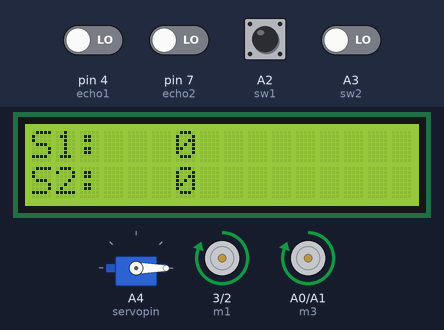
Recording of a sketch running on a simulated Arduino Uno, built with avr-gcc and run on an emulated ATmega328P. Shown: servo, 16×2 character LCD, motor-driver pin pairs drawn as motors (green arrow = first pin HIGH = forward, orange = second pin HIGH = backward, longer = more drive). Inputs (shaded band) come from the test bench; at power-on: A2 (sw1), A3 (sw2), pin 4 (echo1), pin 7 (echo2) LOW. What the sketch prints to the serial monitor is not drawn.

Above: at 7.9 s.
8.0 s: pin 4 (echo1) driven HIGH and A3 (sw2) driven HIGH
At 13.8 s:
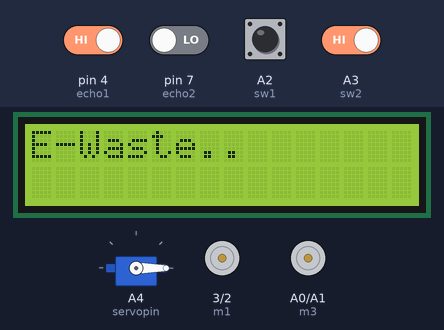
At 25.0 s:
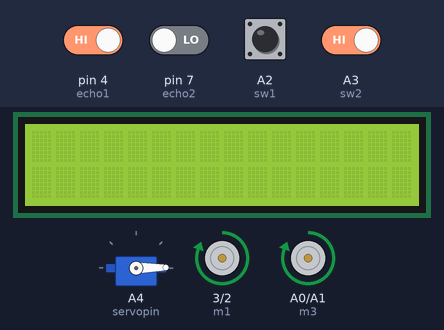
Timing chart, 0 to 25.9 s (numbered marks = the images above; inputs shaded):
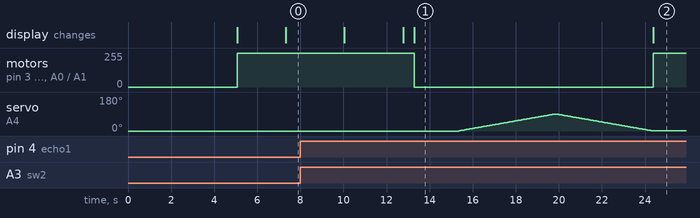

The sketch:

E-WASTE_SIMULT_CODE.ino
```cpp
#include <Servo.h>
#include <LiquidCrystal.h>
LiquidCrystal lcd(13, 12, 11, 10, 9, 8);

int trig1 = 5;
int echo1 = 4;  //sensor 1

int trig2 = 6;
int echo2 = 7;  //sensor 2

int duration1;
int distance1 ;    // senor 1 distance and duration calculation

int duration2;
int distance2 ;      // senor 2 distance and duration calculation

int m1 = 3;
int m2 = 2;

int m3 = A0;
int m4 = A1;

int sw1 = A2;
int sw2 = A3;

Servo myservo;     ///fil and declared the variable
#define servopin A4   // pin configured2

void setup() {
  pinMode(trig1, OUTPUT); // TRANSMIT (TRIG PIN)
  pinMode(echo1, INPUT);  //RECEIVER  (ECHO PIN)

  pinMode(trig2, OUTPUT); // TRANSMIT (TRIG PIN)
  pinMode(echo2, INPUT);  //RECEIVER  (ECHO PIN)

  pinMode(sw2, INPUT);
  pinMode(sw1, INPUT);

  pinMode(m1, OUTPUT);
  pinMode(m2, OUTPUT);
  pinMode(m3, OUTPUT);
  pinMode(m4, OUTPUT);

  myservo.attach(servopin);
  myservo.write(0);
  Serial.begin(9600);   // TO CHECK COMMUNICATION VALUE IN MONITOR
  lcd.begin(16, 2);
  lcd.setCursor(0, 0);     //1 ST ROW O COLUMN
  lcd.print("welcome to ");
  lcd.setCursor(0, 1);
  lcd.print("E-waste collect");
  delay(5000);    //5 second delay

  lcd.clear();
  delay(10);

}

void loop() {

  forward();

  int S1 = digitalRead(sw1);
  int S2 = digitalRead(sw2);

  digitalWrite(trig1, LOW);   //SQUARE WAVE PULSE GEBERATED
  delay(10);
  digitalWrite(trig1, HIGH);   ///(i.e)DUTY CYCLE
  delay(100);
  digitalWrite(trig1, LOW);
  duration1 = pulseIn(echo1, HIGH); // RECEIVEING DURATION & DISTANCE object detecting

  digitalWrite(trig2, LOW);
  delay(10);
  digitalWrite(trig2, HIGH);   ///(i.e)DUTY CYCLE
  delay(100);
  digitalWrite(trig2, LOW);
  duration2 = pulseIn(echo2, HIGH);

  distance1 = duration1 * (0.034 / 2); // DISTANCE CALCULATING
  distance2 = duration2 * (0.034 / 2); // DISTANCE CALCULATING

  Serial.print(" Ultrasonic sensor1");
  Serial.print( distance1);
  Serial.print(" ||  Ultrasonic sensor2");
  Serial.println(distance2);

  lcd.clear();
  delay(10);

  lcd.setCursor(0, 0);     //1 ST ROW O COLUMN
  lcd.print("S1:");
  lcd.setCursor(6, 0);
  lcd.print( distance1);

  lcd.setCursor(0, 1);
  lcd.print("S2:");
  lcd.setCursor(6, 1);
  lcd.print( distance2);
  delay(500);

  if (( distance1 > 40) && ( distance1 < 150))
  {
    lcd.clear();
    delay(10);
    Stop();
    lcd.setCursor(0, 0);
    lcd.print("E-waste filled..!");
    delay(2000);
    lcd.clear();
    delay(10);
  }

  if (( distance2 > 40) && ( distance2 < 150))
  {
    lcd.clear();
    delay(10);
    Stop();
    lcd.setCursor(0, 0);
    lcd.print("Normal W filled.!");
    delay(2500);
    lcd.clear();
    delay(10);
  }

  if (S1 == 1)
  {
    lcd.clear();
    delay(10);
    forward();
    lcd.setCursor(0, 0);
    lcd.print("Normal Waste..");
    delay(2000);
    lcd.clear();
    delay(10);
  }

  if (S2 == 1)
  {
    lcd.clear();
    delay(10);
    Stop();
    lcd.setCursor(0, 0);
    lcd.print("E-Waste..");
    delay(2000);
    for (int i = 0; i <= 90; i++) {
      myservo.write(i);
      delay(50);
    }
    for (int i = 90; i > 0; i--) {
      myservo.write(i);
      delay(50);
    }
    lcd.clear();
    delay(10);
  }

}

void forward()
{
  digitalWrite(m1, 1);
  digitalWrite(m2, 0);
  digitalWrite(m3, 1);
  digitalWrite(m2, 0);
}


void Stop()
{
  digitalWrite(m1, 0);
  digitalWrite(m2, 0);
  digitalWrite(m3, 0);
  digitalWrite(m2, 0);
}
```

Measured:
- after the input at 8.0 s, motor on pin 3 (m1) / pin 2 (m2), motor on A0 (m3) / A1 (m4): forward 255/255 → stopped after 5.3 s, → forward 255/255 11.1 s later; servo on A4 (servopin): rises from 0° to 90° in 4.5 s, then falls to 1° in 4.5 s; the display: first differs from a run without the input after 5.3 s (image 1)
